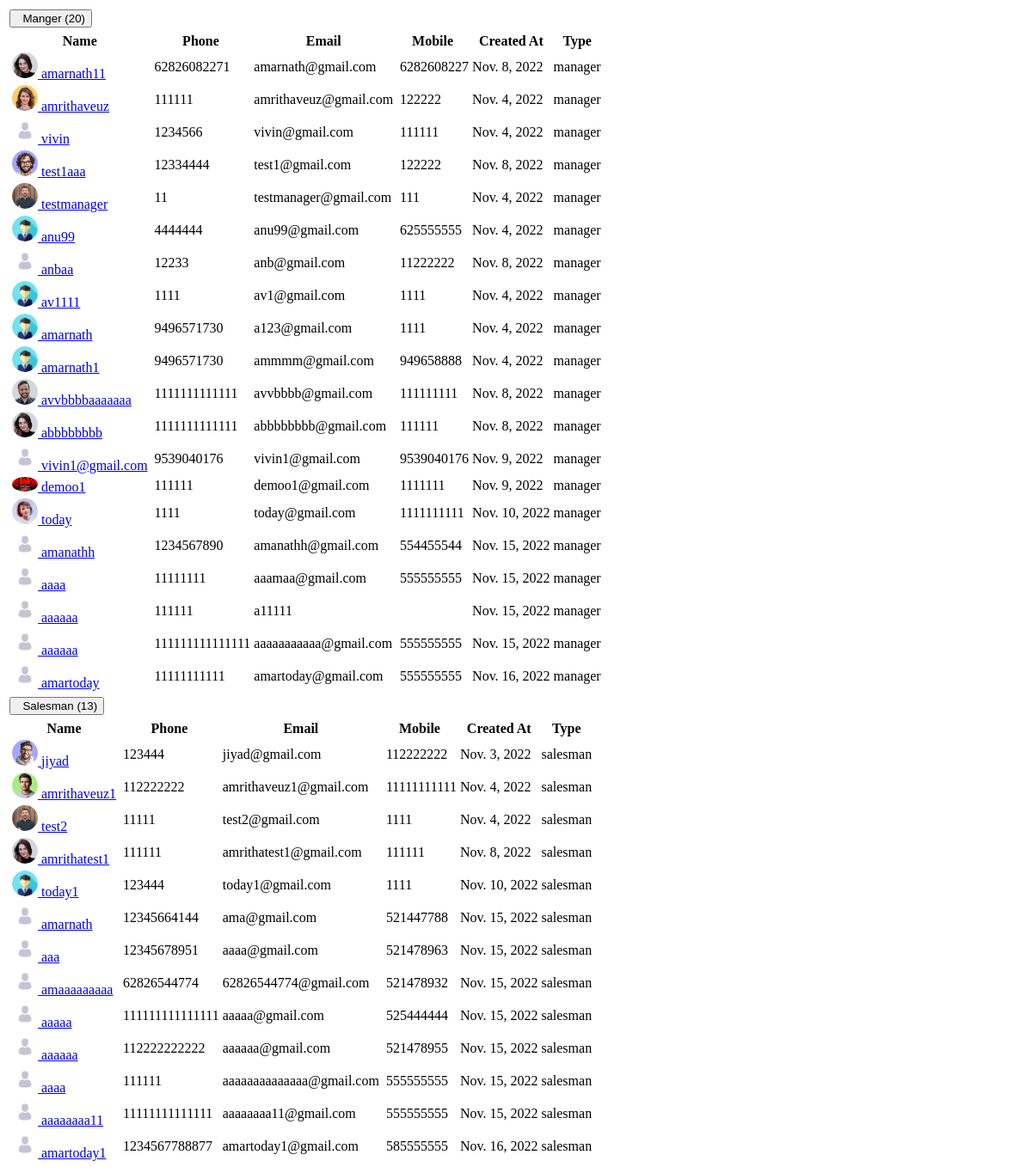
The app's page /user_type_group_by_action, older data.
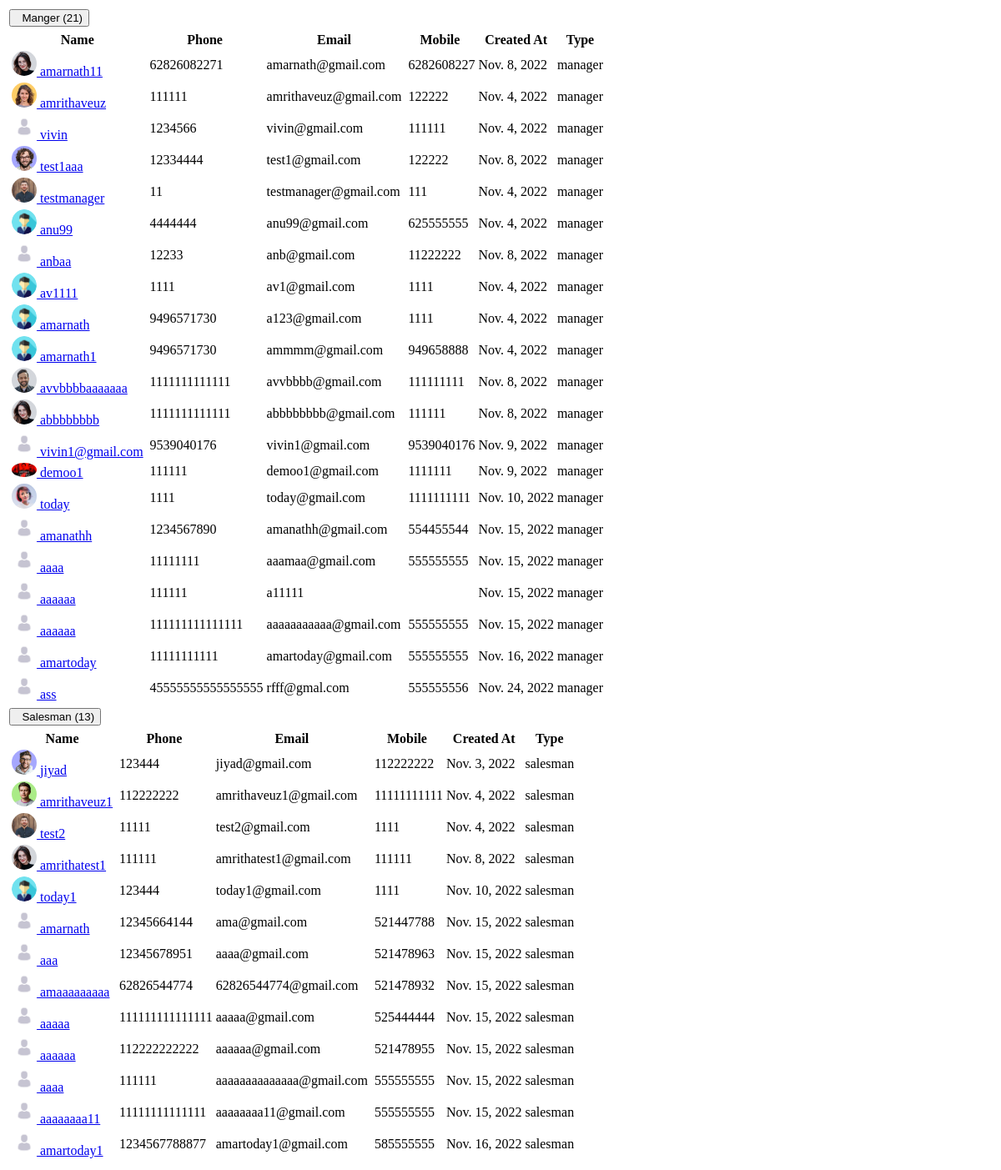
The same page, newer data.
### super_admin/models.py (models this page shows)
class common(models.Model):  # COMM0N
    dt = models.DateField(auto_now=True)
    tm = models.TimeField(auto_now=True)
    updated = models.DateTimeField(default=timezone.now)
    status = models.CharField(max_length=255, null=True)
    class Meta:
        abstract = True

class user_Details(common):
    auth_user = models.ForeignKey(User,on_delete=models.CASCADE,related_name="auth_user_login_id", null=True)
    name = models.CharField(max_length=255,null=True)
    phone = models.CharField(max_length=255,null=True)
    email = models.EmailField(null=True)
    mobile = models.CharField(max_length=255,null=True)
    emp_id = models.CharField(max_length=255,null=True)
    address1 = models.CharField(max_length=255,null=True)
    address2 = models.CharField(max_length=255,null=True)
    city = models.CharField(max_length=255,null=True)
    state = models.CharField(max_length=255,null=True)
    country = models.CharField(max_length=255,null=True)
    zip = models.CharField(max_length=255,null=True)
    password_geration_type = models.CharField(max_length=255,choices=password_generate_option,null=True)
    user_type = models.CharField(max_length=255,choices=login_user_type,null=True)
    atatchment = models.FileField(upload_to="user_image",null=True)
    created_by = models.ForeignKey(User,on_delete=models.CASCADE,related_name="added_by_user_id", null=True)
    plot_list_view = models.CharField(max_length=255,null=True)
    price_visibility = models.IntegerField(null=True,default=1)
    property_access =  models.CharField(max_length=255,choices=property_access_option,null=True)
    manager_nav_ploat_permission = models.IntegerField(default=0)
    manager_nav_user_permission = models.IntegerField(default=0)
    manager_nav_plot_edit_permission = models.IntegerField(default=0)
    manager_nav_booking_cancel_permission = models.IntegerField(default=0)
    manager_nav_customer_read_permission = models.IntegerField(default=0)
    manager_nav_customer_write_permission = models.IntegerField(default=0)
    manager_nav_customer_edit_permission = models.IntegerField(default=0)
    manager_nav_document_read_permission = models.IntegerField(default=0)
    manager_nav_document_write_permission = models.IntegerField(default=0)
    manager_nav_document_edit_permission = models.IntegerField(default=0)

### super_admin/views.py (the view)
# urls.py: path('user_type_group_by_action',views.user_type_group_by_action,name='user_type_group_by_action'),
def user_type_group_by_action(request):
    status = request.GET.get("status")
    data_total_salesman = user_Details.objects.filter(user_type='salesman')
    data_total_manager  = user_Details.objects.filter(user_type='manager')
    context = {
        'data_total_salesman':data_total_salesman,
        'data_total_manager':data_total_manager
    }
    return render(request,'super_admin/user_type_group_by_action.html',context)

### super_admin/templates/super_admin/user_type_group_by_action.html (shortened to what the changed rows need)
{% load static %}
	<div class="col-md-12">
    	<div class="panel panel-default">
        <div class="panel-body">
					<table class="table table-condensed table-striped">
    <tbody>
        <tr data-toggle="collapse" data-target="#demo1" class="accordion-toggle">
           <td><button class="btn btn-default btn-xs">&nbsp;&nbsp;Manger ({{data_total_manager|length}})</button></td>
        </tr>
        <tr>
            <td colspan="12" class="hiddenRow">
							<div class="accordian-body collapse" id="demo1">
              <table class="table table-striped">
                      <thead>
                        <tr class="info">
													<th>Name</th>
													<th>Phone</th>
													<th>Email</th>
													<th>Mobile</th>
													<th>Created At</th>
													<th>Type</th>
												</tr>
											</thead>
											<tbody>
												{% for i in data_total_manager %}
                        <tr data-toggle="collapse"  class="accordion-toggle" data-target="#demo10" onclick="window.location='user_edit?id={{i.id}}'">
                                                    {% if i.atatchment == "" %}
                                                    <td class="id"><img style="width:30px;    border-radius: 50%;" src="{% static 'adminicon.jpg' %}" class="m-1"/><a href="user_edit?id={{i.id}}"
                                                            class="fw-medium link-primary">&nbsp;{{i.name}}</a>
                                                    </td>
                                                    {% else %}
                                                    <td class="id"><img style="width:30px;    border-radius: 50%;" src="./media/{{i.atatchment}}" class="m-1"/><a href="user_edit?id={{i.id}}"
                                                            class="fw-medium link-primary">&nbsp;{{i.name}}</a>
                                                    </td>
                                                    {% endif %}
													<td class="customer_name">&nbsp;{{i.phone}}
                                        </td>
                                        <td class="product_name">{{i.email}}</td>
                                        <td class="date">&nbsp;{{i.mobile}}</td>
													<td> {{i.dt}}</td>
													<td>
													{{i.user_type}}
													</td>
												</tr>
                                                {% endfor %}
                      </tbody>
               	</table>
              </div>
          </td>
        </tr>
         <tr>
             <td colspan="12" class="hiddenRow">
                             <div class="accordian-body collapse" id="demo2">
                                <table class="table table-striped">
                                    <thead>
                                      <tr class="info">
                                                                  <th>Name</th>
                                                                  <th>Phone</th>
                                                                  <th>Email</th>
                                                                  <th>Mobile</th>
                                                                  <th>Created At</th>
                                                                  <th>Type</th>
                                                              </tr>
                                                          </thead>
                                                          <tbody>
                                                              {% for i in data_total_salesman %}
                                      <tr data-toggle="collapse"  class="accordion-toggle" data-target="#demo10">
                                                                  {% if i.atatchment == "" %}
                                                                  <td class="id"><img style="width:30px;    border-radius: 50%;" src="{% static 'adminicon.jpg' %}" class="m-1"/><a href="user_edit?id={{i.id}}"
                                                                            class="fw-medium link-primary">&nbsp;{{i.name}}</a>
                                                                  </td>
                                                                  {% else %}
                                                                  <td class="id"><img style="width:30px;    border-radius: 50%;" src="./media/{{i.atatchment}}" class="m-1"/><a href="user_edit?id={{i.id}}"
                                                                        class="fw-medium link-primary">&nbsp;{{i.name}}</a>
                                                                  </td>
                                                                  {% endif %}
                                                                  <td class="customer_name">&nbsp;{{i.phone}}
                                                                    </td>
                                                                    <td class="product_name">{{i.email}}</td>
                                                                    <td class="date">&nbsp;{{i.mobile}}</td>
                                                                  <td> {{i.dt}}</td>
                                                                  <td>
                                                                  {{i.user_type}}
                                                                  </td>
                                                              </tr>
                                                              {% endfor %}
                                    </tbody>
                                 </table>
               </div>
           </td>
         </tr>
    </tbody>
</table>
            </div>
          </div>
      </div>

Row changes from the older to the newer data that the page shows:
added user_Details: name "ass", phone "45555555555555555", email "rfff@gmal.com", mobile "555555556", dt "Nov. 24, 2022", user_type "manager"
Text that changed along with them:
{{ data_total_manager|length }}: "20" → "21"
